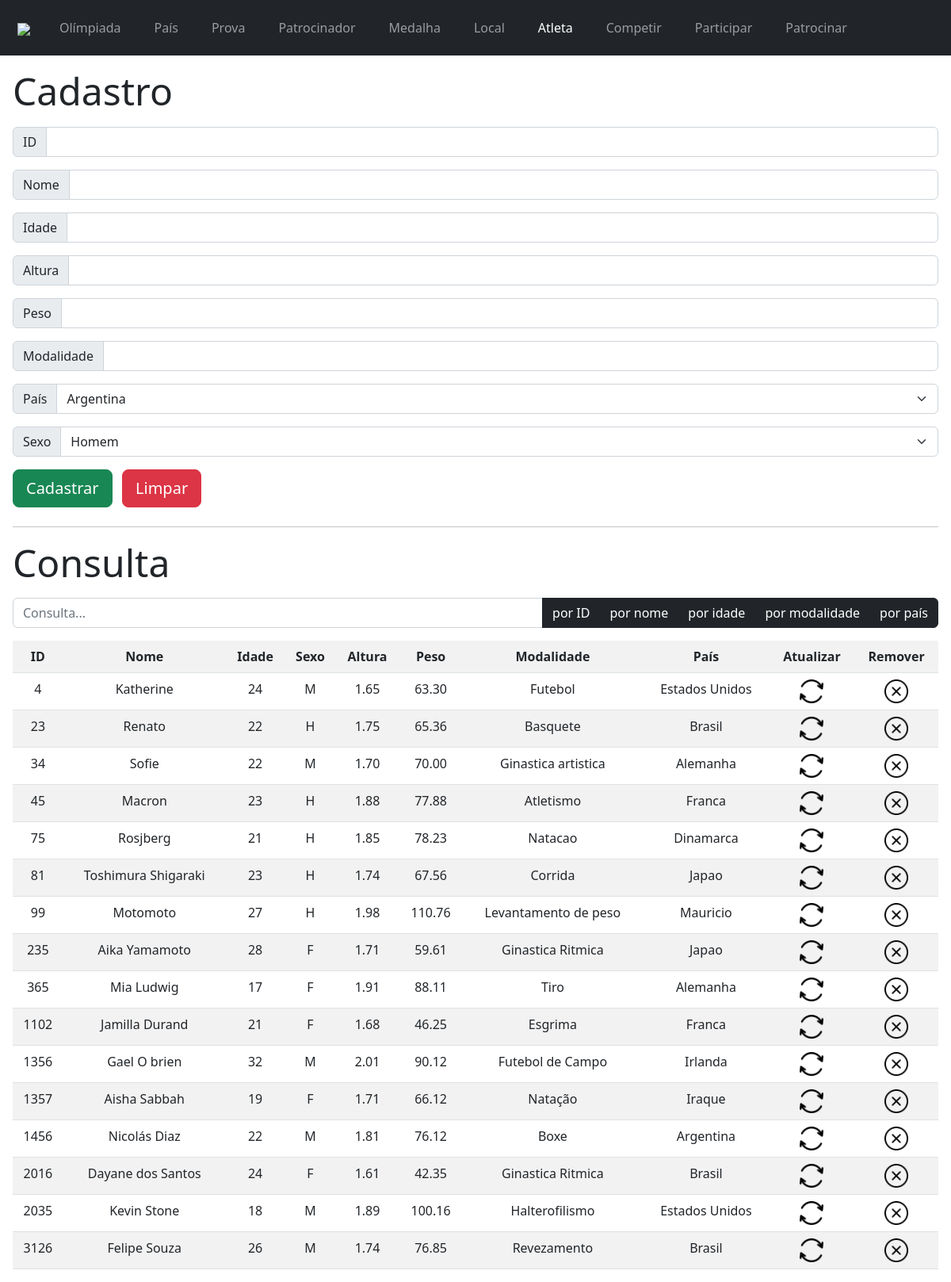
The app's page /atleta/atleta.php with its own data.
### tables this page shows
CREATE TABLE `atleta` (
  `idAtleta` int(11) NOT NULL,
  `idade` int(11) NOT NULL,
  `sexo` varchar(1) NOT NULL,
  `altura` decimal(10,2) NOT NULL,
  `peso` decimal(10,2) NOT NULL,
  `modalidade` varchar(30) NOT NULL,
  `pais_codigo` varchar(3) NOT NULL,
  `nome` varchar(30) NOT NULL
);

CREATE TABLE `pais` (
  `nome` varchar(30) NOT NULL,
  `numeroAtletas` int(11) NOT NULL DEFAULT 0,
  `codigo` varchar(3) NOT NULL
);

### atleta/bd/consulta.php (the view, shortened to what this page needs)
<?php
$conexao = mysqli_connect("localhost", "root", "", "olimpiada");
$comando = "SELECT idAtleta, atleta.nome, idade, sexo, altura, peso, modalidade, pais.nome AS nomePais FROM atleta INNER JOIN pais ON atleta.pais_codigo = pais.codigo";
$resultado = mysqli_query($conexao, $comando);
echo "<tr>
        <th> ID </th>
        <th> Nome </th>
        <th> Idade </th>
        <th> Sexo </th>
        <th> Altura </th>
        <th> Peso </th>
        <th> Modalidade </th>
        <th> País </th>
        <th> Atualizar </th>
        <th> Remover </th>
      </tr>";
while ($tupla = mysqli_fetch_assoc($resultado)) {
    echo "<tr>
          <td class='alinhar'> " . $tupla['idAtleta'] . " </td>
          <td class='alinhar'> " . $tupla['nome'] . " </td>
          <td class='alinhar'> " . $tupla['idade'] . " </td>
          <td class='alinhar'> " . $tupla['sexo'] . " </td>
          <td class='alinhar'> " . $tupla['altura'] . " </td>
          <td class='alinhar'> " . $tupla['peso'] . " </td>
          <td class='alinhar'> " . $tupla['modalidade'] . " </td>
          <td class='alinhar'> " . $tupla['nomePais'] . " </td>
          <td> <a href='bd/atualizacao.php?idAt=" . $tupla['idAtleta'] . "'><img src='../img/refresh.png' width='30px' style='display: block; margin: auto;'></a>
          </td> <td> <a href='bd/remocao.php?idRe=" . $tupla['idAtleta'] . "'><img src='../img/remove.png' width='30px' style='display: block; margin: auto;'></a> </td>
          </tr>";
}

### atleta/atleta.php (shortened to what this page needs)
<?php
$conexao = mysqli_connect("localhost", "root", "", "olimpiada");
$comando = "SELECT * FROM pais";
$resultado = mysqli_query($conexao, $comando);
?>
<!DOCTYPE html>
<head>
    <link href="https://cdn.jsdelivr.net/npm/bootstrap@5.2.0/dist/css/bootstrap.min.css" rel="stylesheet">
</head>
<body style="width: 100%">
    <nav class="navbar navbar-expand-lg navbar-dark bg-dark">
        <div class="container-fluid">
            <a class="navbar-brand" style="margin-left: 10px" href="../index.php"><img src="../img/olympic.png" width="50px"></a>
            <div class="collapse navbar-collapse" id="navbarSupportedContent">
                <ul class="navbar-nav me-auto mb-2 mb-lg-0">
                    <li class="nav-item btn">
                        <a class="nav-link" href="../olimpiada/olimpiada.php">Olímpiada</a>
                    </li>
                    <li class="nav-item btn">
                        <a class="nav-link" href="../pais/pais.php">País</a>
                    </li>
                    <li class="nav-item btn">
                        <a class="nav-link" href="../prova/prova.php">Prova</a>
                    </li>
                    <li class="nav-item btn">
                        <a class="nav-link" href="../patrocinador/patrocinador.php">Patrocinador</a>
                    </li>
                    <li class="nav-item btn">
                        <a class="nav-link" href="../medalha/medalha.php">Medalha</a>
                    </li>
                    <li class="nav-item btn">
                        <a class="nav-link" href="../local/local.php">Local</a>
                    </li>
                    <li class="nav-item btn">
                        <a class="nav-link active" href="../atleta/atleta.php">Atleta</a>
                    </li>
                    <li class="nav-item btn">
                        <a class="nav-link" href="../competir/competir.php">Competir</a>
                    </li>
                    <li class="nav-item btn">
                        <a class="nav-link" href="../participar/participar.php">Participar</a>
                    </li>
                    <li class="nav-item btn">
                        <a class="nav-link" href="../patrocinar/patrocinar.php">Patrocinar</a>
                    </li>
                </ul>
            </div>
        </div>
    </nav>
    <div class="m-3">
        <h3 class="display-5 mb-3 mt-2"> Cadastro </h3>
        <form action="bd/cadastro.php" method="POST">
            <div class="input-group mb-3">
                <span class="input-group-text">ID</span>
                <input type="number" class="form-control" name="id" required>
            </div>
            <div class="input-group mb-3">
                <span class="input-group-text">Nome</span>
                <input type="text" class="form-control" name="nome" required>
            </div>
            <div class="input-group mb-3">
                <span class="input-group-text">Idade</span>
                <input type="number" class="form-control" name="idade" required>
            </div>
            <div class="input-group mb-3">
                <span class="input-group-text">Altura</span>
                <input type="text" class="form-control" name="altura" required>
            </div>
            <div class="input-group mb-3">
                <span class="input-group-text">Peso</span>
                <input type="text" class="form-control" name="peso" required>
            </div>
            <div class="input-group mb-3">
                <span class="input-group-text">Modalidade</span>
                <input type="text" class="form-control" name="modalidade" required>
            </div>
            <div class="input-group mb-3">
                <label class="input-group-text">País</label>
                <select class="form-select" name="pais">
                    <?php
                    while ($tupla = mysqli_fetch_assoc($resultado)) {
                        echo "<option value='" . $tupla['codigo'] . "'> " . $tupla['nome'] . "</option>";
                    }
                    ?>
                </select>
            </div>
            <div class="input-group mb-3">
                <label class="input-group-text">Sexo</label>
                <select class="form-select" name="sexo">
                    <option value="H">Homem</option>
                </select>
            </div>
            <input type="submit" value="Cadastrar" class="btn btn-success btn-lg btn-block"> &nbsp;
            <input type="reset" value="Limpar" class="btn btn-danger btn-lg btn-block">
        </form>
        <hr class="mt-4">
        <h3 class="display-5 mb-3"> Consulta </h3>
        <div class="input-group mb-3">
            <input type="text" class="form-control" id="textoConsulta" placeholder="Consulta...">
            <button class="btn btn-dark" type="button" id="botaoID">por ID</button>
            <button class="btn btn-dark" type="button" id="botaoNome">por nome</button>
            <button class="btn btn-dark" type="button" id="botaoIdade">por idade</button>
            <button class="btn btn-dark" type="button" id="botaoModalidade">por modalidade</button>
            <button class="btn btn-dark" type="button" id="botaoPais">por país</button>
        </div>
        <table class="table table-striped" id="tabelaConteudo">
            <?php include 'bd/consulta.php' ?>
        </table>
    </div>
</body>
</html>

### atleta/atleta.php (style rules this page uses)
th { text-align: center; vertical-align: middle, }
td.alinhar { text-align: center; vertical-align: middle, }

### records on screen
atleta: idAtleta "4", nome "Katherine", idade "24", sexo "M", altura "1.65", peso "63.30", modalidade "Futebol", pais_codigo.nome "Estados Unidos"
atleta: idAtleta "23", nome "Renato", idade "22", sexo "H", altura "1.75", peso "65.36", modalidade "Basquete", pais_codigo.nome "Brasil"
atleta: idAtleta "34", nome "Sofie", idade "22", sexo "M", altura "1.70", peso "70.00", modalidade "Ginastica artistica", pais_codigo.nome "Alemanha"
atleta: idAtleta "45", nome "Macron", idade "23", sexo "H", altura "1.88", peso "77.88", modalidade "Atletismo", pais_codigo.nome "Franca"
atleta: idAtleta "75", nome "Rosjberg", idade "21", sexo "H", altura "1.85", peso "78.23", modalidade "Natacao", pais_codigo.nome "Dinamarca"
atleta: idAtleta "81", nome "Toshimura Shigaraki", idade "23", sexo "H", altura "1.74", peso "67.56", modalidade "Corrida", pais_codigo.nome "Japao"
atleta: idAtleta "99", nome "Motomoto", idade "27", sexo "H", altura "1.98", peso "110.76", modalidade "Levantamento de peso", pais_codigo.nome "Mauricio"
atleta: idAtleta "235", nome "Aika Yamamoto", idade "28", sexo "F", altura "1.71", peso "59.61", modalidade "Ginastica Ritmica", pais_codigo.nome "Japao"
atleta: idAtleta "365", nome "Mia Ludwig", idade "17", sexo "F", altura "1.91", peso "88.11", modalidade "Tiro", pais_codigo.nome "Alemanha"
atleta: idAtleta "1102", nome "Jamilla Durand", idade "21", sexo "F", altura "1.68", peso "46.25", modalidade "Esgrima", pais_codigo.nome "Franca"
atleta: idAtleta "1356", nome "Gael O brien", idade "32", sexo "M", altura "2.01", peso "90.12", modalidade "Futebol de Campo", pais_codigo.nome "Irlanda"
atleta: idAtleta "1357", nome "Aisha Sabbah", idade "19", sexo "F", altura "1.71", peso "66.12", modalidade "Natação", pais_codigo.nome "Iraque"
atleta: idAtleta "1456", nome "Nicolás Diaz", idade "22", sexo "M", altura "1.81", peso "76.12", modalidade "Boxe", pais_codigo.nome "Argentina"
atleta: idAtleta "2016", nome "Dayane dos Santos", idade "24", sexo "F", altura "1.61", peso "42.35", modalidade "Ginastica Ritmica", pais_codigo.nome "Brasil"
atleta: idAtleta "2035", nome "Kevin Stone", idade "18", sexo "M", altura "1.89", peso "100.16", modalidade "Halterofilismo", pais_codigo.nome "Estados Unidos"
atleta: idAtleta "3126", nome "Felipe Souza", idade "26", sexo "M", altura "1.74", peso "76.85", modalidade "Revezamento", pais_codigo.nome "Brasil"

### other values on screen
form field pais "Argentina"
